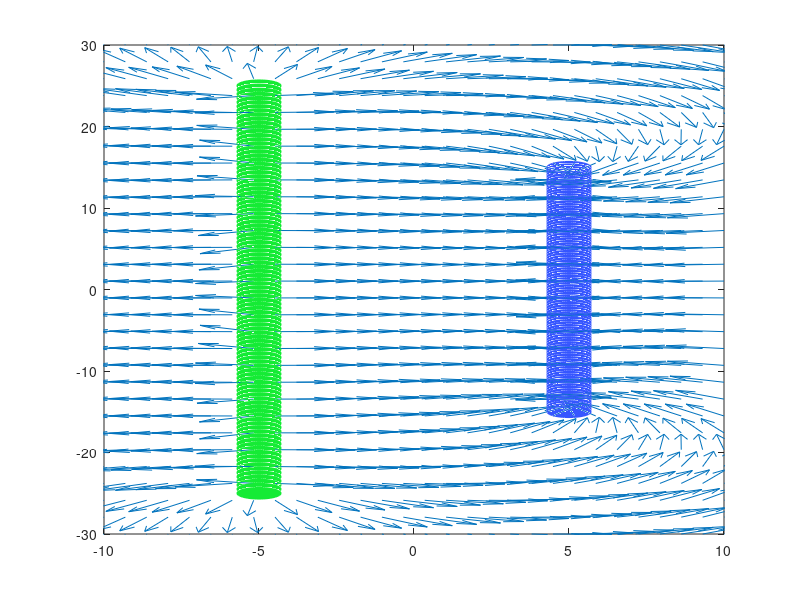

This figure's MATLAB source:
clear;
clc;

%Definición de variables
cargaTotal = 200; %input("Introduce la carga Total: ");

cargaPositiva = (cargaTotal / 100) * 10^-12;
cargaNegativa = -1 * cargaPositiva;
longPositiva = 50; %input("Longitud barra positiva: ");
longNegativa = 30; %input("Longitud barra negativa: ");

numCargas = 100;

cargaPositivaY = linspace(-(longPositiva / 2), longPositiva / 2, numCargas);
cargaNegativaY = linspace(-(longNegativa / 2), longNegativa / 2, numCargas);

distancia = 10; %input("distancia entre las varillas: ");

cargaPositivaX = (0 - (distancia / 2));
cargaNegativaX = (0 + (distancia / 2));

K = 8.99 * 10^9;
r = min(min(distancia, longPositiva), longNegativa) / 7;

dominio = linspace(cargaPositivaX - distancia / 2 , cargaNegativaX + distancia / 2, 30);

if cargaPositivaY(end) > cargaNegativaY(end)
    rango = linspace(cargaPositivaY(1) - distancia / 2, cargaPositivaY(end) + distancia / 2, 30);
else
    rango = linspace(cargaNegativaY(1) - distancia / 2, cargaNegativaY(end) + distancia / 2, 30);
end

[x, y] = meshgrid(dominio, rango);

Ex = x;
Ey = y;

for i = 1:length(x)
    for j = 1:length(y)
        Ex(i, j) = 0;
        Ey(i, j) = 0;
        for n = 1:numCargas
            Ex(i, j) = Ex(i, j) + K * (( cargaPositiva * (x(i, j) - cargaPositivaX) / ((x(i, j) - cargaPositivaX)^2 + (y(i, j) - cargaPositivaY(n))^2 )^(3 / 2) ) + ( cargaNegativa * (x(i, j) - cargaNegativaX) / ((x(i, j) - cargaNegativaX)^2 + (y(i, j) - cargaNegativaY(n))^2 )^(3 / 2) ));
            Ey(i, j) = Ey(i, j) + K * (( cargaPositiva * (y(i, j) - cargaPositivaY(n)) / ((y(i, j) - cargaPositivaY(n))^2 + (x(i, j) - cargaPositivaX)^2 )^(3 / 2) ) + ( cargaNegativa * (y(i, j) - cargaNegativaY(n)) / ((y(i, j) - cargaNegativaY(n))^2 + (x(i, j) - cargaNegativaX)^2 )^(3 / 2) ));
        end
    end
end

E = sqrt(Ex.^2 + Ey.^2);
quiver(x, y, Ex./E, Ey./E);

for n = 1:numCargas
    rectangle("Position", [cargaPositivaX-r/2, cargaPositivaY(n)-r/2, r, r], "Curvature", [1 1], "FaceColor", "#15eb35", "EdgeColor", "#15eb35");
    rectangle("Position", [cargaNegativaX-r/2, cargaNegativaY(n)-r/2, r, r], "Curvature", [1 1], "FaceColor", "#3656ff", "EdgeColor", "#3656ff");
end

axis([dominio(1), dominio(end), rango(1), rango(end)]);
